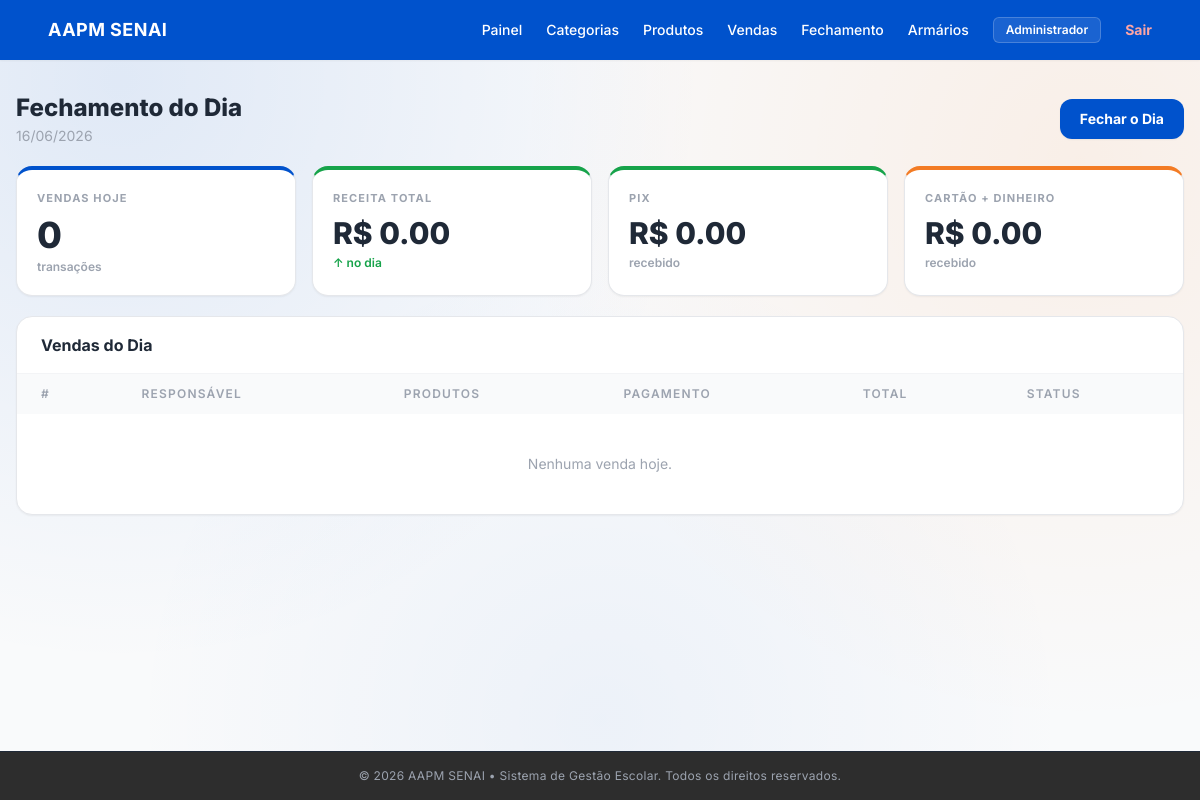
/fechamento/ (signed in), run on an earlier commit of the app's database.
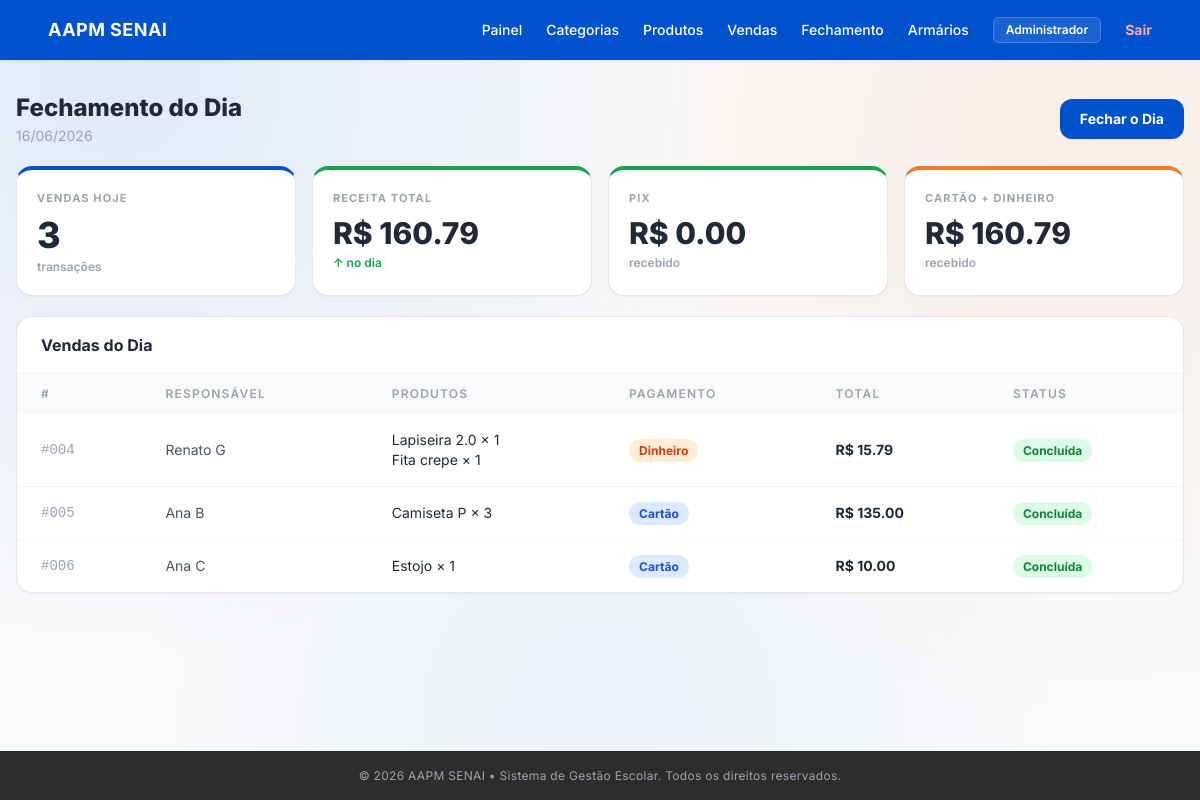
And on a later commit of the database.
### app/models/venda_model.py (models this page shows)
class Venda(Base):
    __tablename__ = "vendas"
    id              = Column(Integer, primary_key=True, index=True)
    responsavel     = Column(String(150), nullable=False)
    valor_total     = Column(Float, nullable=False)
    forma_pagamento = Column(String(50), nullable=False)
    observacao      = Column(String(500), nullable=True)
    status          = Column(String(30), default="concluida")
    data_venda      = Column(DateTime, default=datetime.utcnow)
    itens = relationship("VendaItem", back_populates="venda", cascade="all, delete")

### app/models/venda_item_model.py (models this page shows)
class VendaItem(Base):
    __tablename__ = "venda_itens"
    id             = Column(Integer, primary_key=True, index=True)
    venda_id       = Column(Integer, ForeignKey("vendas.id", ondelete="CASCADE"), nullable=False)
    produto_id     = Column(Integer, ForeignKey("produtos.id", ondelete="SET NULL"), nullable=True)
    quantidade     = Column(Integer, nullable=False)
    preco_unitario = Column(Float, nullable=False)
    valor_total    = Column(Float, nullable=False)
    venda   = relationship("Venda", back_populates="itens")
    produto = relationship("Produto")

### app/models/produto_model.py (models this page shows, shortened)
class Produto(Base):
    __tablename__ = "produtos"
    id            = Column(Integer, primary_key=True, autoincrement=True, index=True)
    nome          = Column(String(150), nullable=False, index=True)
    preco         = Column(Float, nullable=False, default=0.0)
    estoque_atual = Column(Integer, nullable=False, default=0)
    ativo         = Column(Boolean, default=True)
    imagem_path   = Column(String(255), nullable=True)
    categoria_id  = Column(Integer, ForeignKey("categorias.id", ondelete="SET NULL"), nullable=True)
    categoria     = relationship("Categoria", back_populates="produtos")

### app/controllers/fechamento_controller.py (the view)
@router.get("/")
def tela_fechamento(
    request: Request,
    db: Session = Depends(get_db),
    usuario=Depends(get_current_user),
):
    hoje   = datetime.utcnow().date()
    vendas = db.query(Venda).all()
    vendas_hoje = [v for v in vendas if v.data_venda.date() == hoje]
    total_vendas     = len(vendas_hoje)
    receita_total    = sum(v.valor_total for v in vendas_hoje)
    receita_pix      = sum(v.valor_total for v in vendas_hoje if v.forma_pagamento == "pix")
    receita_cartao   = sum(v.valor_total for v in vendas_hoje if v.forma_pagamento == "cartao")
    receita_dinheiro = sum(v.valor_total for v in vendas_hoje if v.forma_pagamento == "dinheiro")
    fechamentos    = db.query(Fechamento).order_by(Fechamento.data_fechamento.desc()).limit(10).all()
    ja_fechou_hoje = any(f.data_fechamento.date() == hoje for f in fechamentos)
    return templates.TemplateResponse(
        request=request,
        name="fechamento/index.html",
        context={
            "request":          request,
            "usuario":          usuario,
            "hoje":             hoje.strftime("%d/%m/%Y"),
            "total_vendas":     total_vendas,
            "receita_total":    receita_total,
            "receita_pix":      receita_pix,
            "receita_cartao":   receita_cartao,
            "receita_dinheiro": receita_dinheiro,
            "vendas_hoje":      vendas_hoje,
            "fechamentos":      fechamentos,
            "ja_fechou_hoje":   ja_fechou_hoje,
        },
    )

### app/templates/fechamento/index.html (shortened to what the changed rows need)
{% extends "base.html" %}
{% block conteudo %}
<div class="pt-6 flex flex-col gap-5 pb-6">
  <div class="flex items-center justify-between">
    <div>
      <h1 class="text-2xl font-extrabold text-gray-800">Fechamento do Dia</h1>
    </div>
  </div>
  <div class="grid grid-cols-2 lg:grid-cols-4 gap-4">
    <div class="bg-white border border-gray-200 border-t-4 border-t-[#0052cc] rounded-2xl p-5 shadow-sm">
      <p class="text-[11px] font-bold text-gray-400 uppercase tracking-widest">Vendas Hoje</p>
      <p class="text-4xl font-extrabold text-gray-800 mt-2 mb-1">{{ total_vendas }}</p>
      <p class="text-xs font-semibold text-gray-400">transações</p>
    </div>
    <div class="bg-white border border-gray-200 border-t-4 border-t-[#16a34a] rounded-2xl p-5 shadow-sm">
      <p class="text-[11px] font-bold text-gray-400 uppercase tracking-widest">Receita Total</p>
      <p class="text-3xl font-extrabold text-gray-800 mt-2 mb-1">R$ {{ "%.2f"|format(receita_total) }}</p>
      <p class="text-xs font-semibold text-green-600">↑ no dia</p>
    </div>
    <div class="bg-white border border-gray-200 border-t-4 border-t-[#f37b24] rounded-2xl p-5 shadow-sm">
      <p class="text-[11px] font-bold text-gray-400 uppercase tracking-widest">Cartão + Dinheiro</p>
      <p class="text-3xl font-extrabold text-gray-800 mt-2 mb-1">R$ {{ "%.2f"|format(receita_cartao + receita_dinheiro) }}</p>
      <p class="text-xs font-semibold text-gray-400">recebido</p>
    </div>
  </div>
  <div class="bg-white border border-gray-200 rounded-2xl shadow-sm overflow-hidden">
    <div class="overflow-x-auto">
      <table class="w-full text-sm">
        <thead>
          <tr class="bg-gray-50 text-gray-400 text-xs uppercase tracking-widest">
            <th class="text-left px-6 py-3 font-semibold">#</th>
            <th class="text-left px-6 py-3 font-semibold">Responsável</th>
            <th class="text-left px-6 py-3 font-semibold">Produtos</th>
            <th class="text-left px-6 py-3 font-semibold">Pagamento</th>
            <th class="text-left px-6 py-3 font-semibold">Total</th>
            <th class="text-left px-6 py-3 font-semibold">Status</th>
          </tr>
        </thead>
        <tbody class="divide-y divide-gray-100">
          {% for venda in vendas_hoje %}
          <tr class="hover:bg-gray-50 transition">
            <td class="px-6 py-4 text-gray-400 font-mono">#{{ "%03d"|format(venda.id) }}</td>
            <td class="px-6 py-4 text-gray-600">{{ venda.responsavel }}</td>
            <td class="px-6 py-4 text-gray-800">
              {% for item in venda.itens %}
                <span class="block text-sm">{{ item.produto.nome if item.produto else "—" }} × {{ item.quantidade }}</span>
              {% else %}
                <span class="text-gray-400">—</span>
              {% endfor %}
            </td>
            <td class="px-6 py-4">
              {% if venda.forma_pagamento == 'pix' %}
                <span class="bg-green-100 text-green-700 text-xs font-bold px-2.5 py-1 rounded-full">PIX</span>
              {% elif venda.forma_pagamento == 'cartao' %}
                <span class="bg-blue-100 text-blue-700 text-xs font-bold px-2.5 py-1 rounded-full">Cartão</span>
              {% else %}
                <span class="bg-orange-100 text-orange-700 text-xs font-bold px-2.5 py-1 rounded-full">Dinheiro</span>
              {% endif %}
            </td>
            <td class="px-6 py-4 font-bold text-gray-800">R$ {{ "%.2f"|format(venda.valor_total) }}</td>
            <td class="px-6 py-4">
              {% if venda.status == 'concluida' %}
                <span class="bg-green-100 text-green-700 text-xs font-bold px-2.5 py-1 rounded-full">Concluída</span>
              {% else %}
                <span class="bg-yellow-100 text-yellow-700 text-xs font-bold px-2.5 py-1 rounded-full">Pendente</span>
              {% endif %}
            </td>
          </tr>
          {% else %}
          <tr>
            <td colspan="6" class="px-6 py-10 text-center text-gray-400 text-sm">Nenhuma venda hoje.</td>
          </tr>
          {% endfor %}
        </tbody>
      </table>
    </div>
  </div>
</div>
{% endblock %}

What changed in the data, as far as the page shows it:
added Venda: id "004", responsavel "Renato G", forma_pagamento "Dinheiro", valor_total "15.79", status "Concluída"
added VendaItem: produto "Lapiseira 2.0", quantidade "1", shown under "004"
added VendaItem: produto "Fita crepe", quantidade "1", shown under "004"
added Venda: id "005", responsavel "Ana B", forma_pagamento "Cartão", valor_total "135.00", status "Concluída"
added VendaItem: produto "Camiseta P", quantidade "3", shown under "005"
added Venda: id "006", responsavel "Ana C", forma_pagamento "Cartão", valor_total "10.00", status "Concluída"
added VendaItem: produto "Estojo", quantidade "1", shown under "006"
Also different on the page:
{{ total_vendas }}: "0" → "3"
{{ "%.2f"|format(receita_total) }}: "0.00" → "160.79"
{{ "%.2f"|format(receita_cartao + receita_dinheiro) }}: "0.00" → "160.79"
text no longer shown: "Nenhuma venda hoje."
